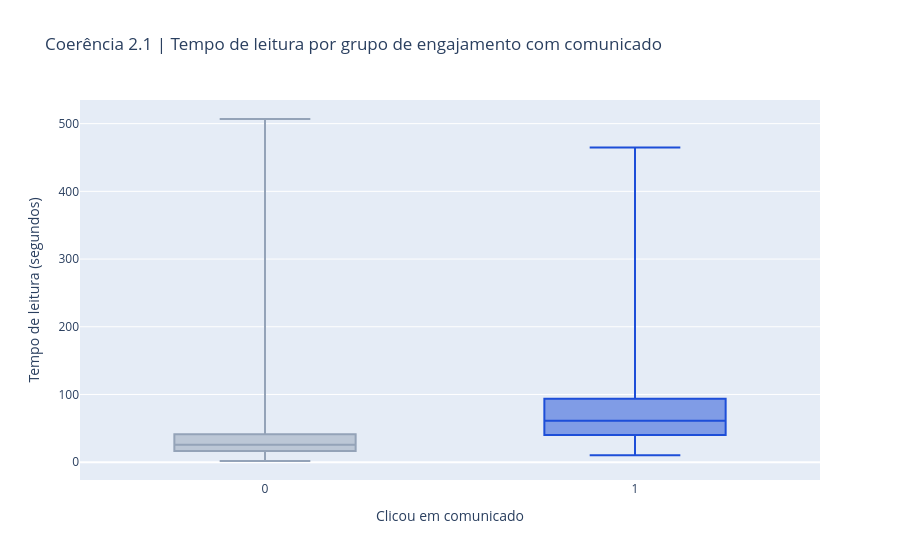

The cell this chart's notebook holds for it:
### Markdown cell above
**Hipótese do E02:** usuários que clicam em comunicados passam mais tempo lendo. Se essa relação não aparecer nos dados, a variável `tempo_leitura_segundos` não está cumprindo seu papel.

**Critério:** a mediana de `tempo_leitura_segundos` deve ser *maior* para quem clicou. Não exigimos uma magnitude específica — apenas a direção correta.

### Code cell
fig = px.box(
    df,
    x='clicou_comunicado',
    y='tempo_leitura_segundos',
    color='clicou_comunicado',
    points=False,
    labels={
        'clicou_comunicado': 'Clicou em comunicado',
        'tempo_leitura_segundos': 'Tempo de leitura (segundos)',
    },
    title='Coerência 2.1 | Tempo de leitura por grupo de engajamento com comunicado',
    color_discrete_map={0: '#94a3b8', 1: '#1d4ed8'},
)
fig.update_layout(showlegend=False)

mediana_0 = df[df['clicou_comunicado'] == 0]['tempo_leitura_segundos'].median()
mediana_1 = df[df['clicou_comunicado'] == 1]['tempo_leitura_segundos'].median()
fig

### Figure 1 — Plotly figure (JSON) as saved in the notebook; plotly's stock layout.template omitted (floating-point values rounded to 4 significant figures; data arrays with more than 128 entries replaced by an {"elided": "..."} marker saying what was removed)
{"data": [{"alignmentgroup": "True", "boxpoints": false, "hovertemplate": "Clicou em comunicado=%{x}<br>Tempo de leitura (segundos)=%{y}<extra></extra>", "legendgroup": "0", "marker": {"color": "#94a3b8"}, "name": "0", "notched": false, "offsetgroup": "0", "orientation": "v", "showlegend": true, "type": "box", "x": {"elided": "3538 int values"}, "x0": " ", "xaxis": "x", "y": {"elided": "3538 float values"}, "y0": " ", "yaxis": "y"}, {"alignmentgroup": "True", "boxpoints": false, "hovertemplate": "Clicou em comunicado=%{x}<br>Tempo de leitura (segundos)=%{y}<extra></extra>", "legendgroup": "1", "marker": {"color": "#1d4ed8"}, "name": "1", "notched": false, "offsetgroup": "1", "orientation": "v", "showlegend": true, "type": "box", "x": {"elided": "1462 int values"}, "x0": " ", "xaxis": "x", "y": {"elided": "1462 float values"}, "y0": " ", "yaxis": "y"}], "layout": {"boxmode": "overlay", "legend": {"title": {"text": "Clicou em comunicado"}, "tracegroupgap": 0}, "showlegend": false, "title": {"text": "Coerência 2.1 | Tempo de leitura por grupo de engajamento com comunicado"}, "xaxis": {"anchor": "y", "categoryarray": [0, 1], "categoryorder": "array", "domain": [0.0, 1.0], "title": {"text": "Clicou em comunicado"}}, "yaxis": {"anchor": "x", "domain": [0.0, 1.0], "title": {"text": "Tempo de leitura (segundos)"}}}}
